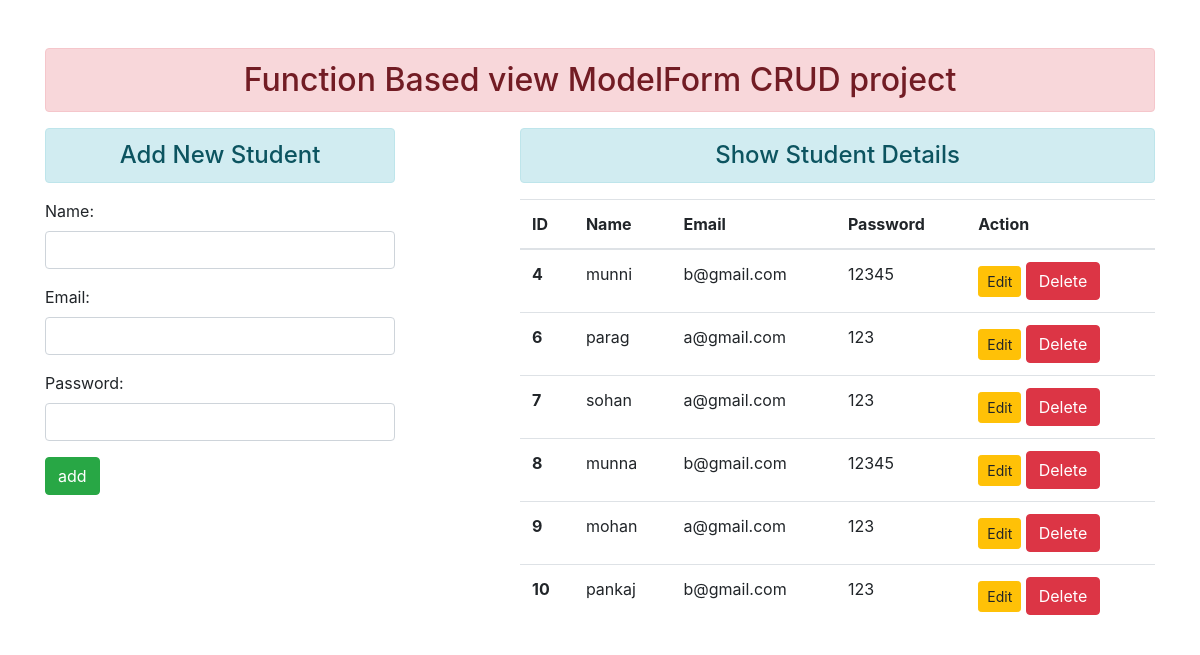
The page / on the database its author committed.
### app1/models.py (models this page shows)
class User(models.Model):
    name=models.CharField(max_length=70)
    email=models.EmailField(max_length=100)
    password=models.CharField(max_length=70)

### app1/views.py (the view)
# urls.py: path('',views.add_show,name="addandshow"),
def add_show(request):
    if request.method=="POST":
        fm=StudentRegistration(request.POST)
        if fm.is_valid():
            nm=fm.cleaned_data['name']
            em=fm.cleaned_data['email']
            pw=fm.cleaned_data['password']
            reg=User(name=nm,email=em,password=pw)
            reg.save()
            fm=StudentRegistration()
    else:
        fm=StudentRegistration()
    stud=User.objects.all()
    return render(request,'app1/addandshow.html',{'form':fm,'stu':stud})

### app1/forms.py
class StudentRegistration(forms.ModelForm):
    class Meta:
        model=User
        fields=['name','email','password']
        widgets={
            'name':forms.TextInput(attrs={'class':'form-control'}),
            'email':forms.EmailInput(attrs={'class':'form-control'}),
            'password':forms.PasswordInput(render_value=True, attrs={'class':'form-control'})
        }

### app1/templates/app1/addandshow.html (shortened to what this page needs)
{% extends 'app1/base.html' %}
{% block content %}
<div class="row">
    <div class="col-sm-4">
        <h4 class="text-center alert alert-info">Add New Student</h4>
        <form action="" method="post">
            {{form.as_p}}
            <input type="submit" class="btn btn-success" value="add">
        </form>
    </div>
    <div class="col-sm-7 offset-1">
        <h4 class="text-center alert alert-info">Show Student Details</h4>
        {% if stu %}
        <table class="table table-hover">
            <thead>
                <tr>
                    <th scope="col">ID</th>
                    <th scope="col">Name</th>
                    <th scope="col">Email</th>
                    <th scope="col">Password</th>
                    <th scope="col">Action</th>
                </tr>
            </thead>
            <tbody>
                {% for st in stu %}
                <tr>
                    <th scope="row">{{st.id}}</th>
                    <td>{{st.name}}</td>
                    <td>{{st.email}}</td>
                    <td>{{st.password}}</td>
                    <td>
                        <a href="{% url 'updatedata' st.id %}" class="btn btn-warning btn-sm">Edit</a>
                        <form action="{% url 'deletedata' st.id %}" method="post" class="d-inline">
                            <input type="submit" class="btn btn-danger" value="Delete">
                        </form>
                    </td>
                </tr>
                {% endfor %}
            </tbody>
        </table>
        {% else %}
        <h4 class="text-center alert alert-info">No Record</h4>
        {% endif %}
    </div>
</div>
{% endblock content %}

### app1/templates/app1/base.html (shortened to what this page needs)
<!DOCTYPE html>
{% load static %}
<html lang="en">
<head>
  <link rel="stylesheet" href="{% static 'app1/css/bootstrap.css' %}">
</head>
<body>
  <div class="container mt-5">
    <h2 class="text-center alert alert-danger">Function Based view ModelForm CRUD project</h2>
    {% block content %}
    {% endblock content %}
  </div>
</body>
</html>

### rows shown on the page
User: id "4", name "munni", email "b@gmail.com", password "12345"
User: id "6", name "parag", email "a@gmail.com", password "123"
User: id "7", name "sohan", email "a@gmail.com", password "123"
User: id "8", name "munna", email "b@gmail.com", password "12345"
User: id "9", name "mohan", email "a@gmail.com", password "123"
User: id "10", name "pankaj", email "b@gmail.com", password "123"
